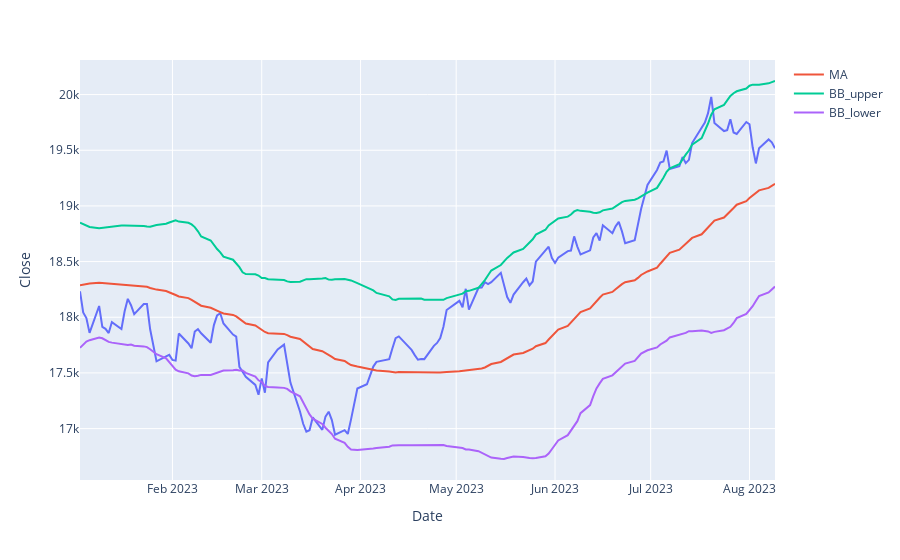

The notebook cell this image was saved under:
### Code cell
fig=px.line(new_df,x=new_df.index,y="Close")
fig.add_scatter(x=new_df.index,y=new_df.MA,name="MA")
fig.add_scatter(x=new_df.index,y=new_df.BB_upper,name="BB_upper")
fig.add_scatter(x=new_df.index,y=new_df.BB_lower,name="BB_lower")
fig.show()

### Figure 1 — Plotly figure (JSON) as saved in the notebook; plotly's stock layout.template omitted (floating-point values rounded to 4 significant figures; data arrays with more than 128 entries replaced by an {"elided": "..."} marker saying what was removed)
{"data": [{"hovertemplate": "Date=%{x}<br>Close=%{y}<extra></extra>", "legendgroup": "", "line": {"color": "#636efa", "dash": "solid"}, "marker": {"symbol": "circle"}, "mode": "lines", "name": "", "orientation": "v", "showlegend": false, "type": "scatter", "x": {"elided": "149 str values"}, "xaxis": "x", "y": {"elided": "149 float values"}, "yaxis": "y"}, {"name": "MA", "type": "scatter", "x": {"elided": "149 str values"}, "y": {"elided": "149 float values"}}, {"name": "BB_upper", "type": "scatter", "x": {"elided": "149 str values"}, "y": {"elided": "149 float values"}}, {"name": "BB_lower", "type": "scatter", "x": {"elided": "149 str values"}, "y": {"elided": "149 float values"}}], "layout": {"legend": {"tracegroupgap": 0}, "margin": {"t": 60}, "xaxis": {"anchor": "y", "domain": [0, 1], "title": {"text": "Date"}}, "yaxis": {"anchor": "x", "domain": [0, 1], "title": {"text": "Close"}}}}
